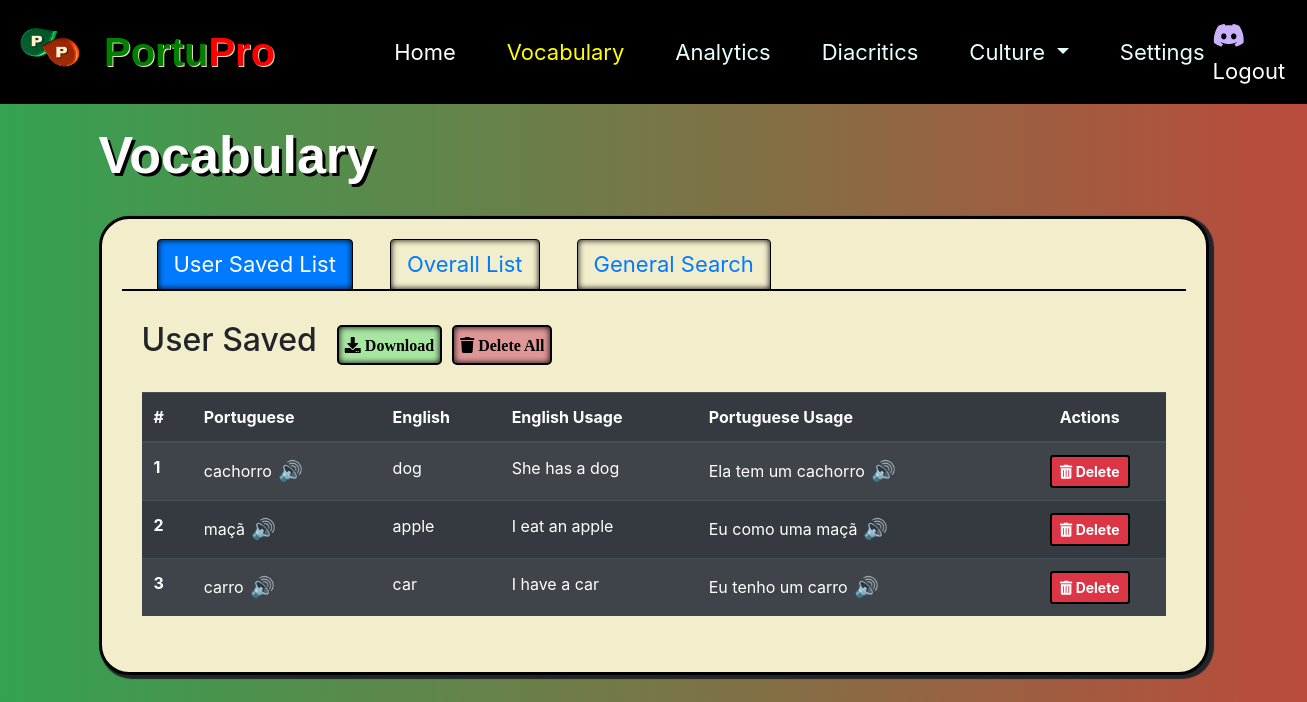
Page /vocab (signed in) on the committed database.
### mainsite/models.py (models this page shows, shortened)
class UserSavedWords(models.Model):
    word = models.ForeignKey(Word, on_delete=models.CASCADE, null=True, blank=True)
    user = models.ForeignKey(CustomUser, on_delete=models.CASCADE)
    custom_english = models.CharField(max_length=255, null=True, blank=True)
    custom_portuguese = models.CharField(max_length=255, null=True, blank=True)

class Word(models.Model):
    portuguese_word = models.CharField(max_length=255)
    english_translation = models.CharField(max_length=255)
    lesson = models.ForeignKey('Lesson', on_delete=models.CASCADE, blank=True, null=True)
    class Meta:
        ordering = ['id']

class ExampleUsage(models.Model):
    word = models.ForeignKey(Word, on_delete=models.CASCADE, related_name='example_usages')
    english_usage = models.TextField()
    portuguese_usage = models.TextField()

### mainsite/views.py (the view)
# urls.py: path('vocab', views.vocab, name='vocab'),
@login_required
def vocab(request):
    search_query = request.GET.get('query', None)
    search = request.GET.get('search', False)
    user_id = request.user.id
    user_saved_words = UserSavedWords.objects.filter(user=user_id).order_by('-id')
    if search == 'True':
        words = Word.objects.filter(portuguese_word__icontains=search_query)
    else:
        words = Word.objects.all()
    return render(request, 'mainsite/vocab.html', {'saved_words': user_saved_words, 'words': words})

### templates/mainsite/vocab.html (shortened to what this page needs)
{% load static %}
<!DOCTYPE html>
<html lang="en">
<head>
<link rel="stylesheet" href="https://stackpath.bootstrapcdn.com/bootstrap/4.3.1/css/bootstrap.min.css">
<link rel="stylesheet" href="https://use.fontawesome.com/releases/v5.15.3/css/all.css">
<link rel="stylesheet" href="https://cdnjs.cloudflare.com/ajax/libs/font-awesome/5.15.3/css/all.min.css">
<link rel="stylesheet" href="{% static 'architecture.css' %}">
<link rel="stylesheet" href="{% static 'dashboard.css' %}">
</head>
<body>
    <nav class="navbar navbar-expand-lg navbar-dark bg-black">
        <a class="navbar-brand" href="#">
          <img src="{% static 'Logo for Navbar.png' %}" alt="Logo" width="70" height="70" class="d-inline-block align-text-top" style="padding-top: 8px;">
          <h1><span class="text-green" style="margin-left: 10px;">Portu</span><span class="text-red">Pro</span></h1>
        </a>
        <div class="collapse navbar-collapse" id="navbarNav">
          <ul class="navbar-nav mr-auto" id="navbarUL">
            <li class="nav-item active">
              <a class="nav-link nb-item" href="/home">Home <span class="sr-only">(current)</span></a>
            </li>
            <li class="nav-item">
              <a class="nav-link active-tab nb-item" style="color: rgb(232, 255, 255);" href="/vocab">Vocabulary</a>
          </li>
          <li class="nav-item">
            <a class="nav-link nb-item" style="color: rgb(232, 255, 255);" href="/analytics">Analytics</a>
        </li>
        <li class="nav-item">
          <a class="nav-link nb-item" style="color: rgb(232, 255, 255);" href="/diacritics">Diacritics</a>
      </li>
          <li class="nav-item dropdown">
              <a class="nav-link dropdown-toggle nb-item" style="color: rgb(232, 255, 255);"  href="#" id="cultureDropdown" role="button" data-toggle="dropdown" aria-haspopup="true" aria-expanded="false">
                Culture
              </a>
          </li>
          <li class="nav-item">
            <a class="nav-link" style="color: rgb(232, 255, 255);" href="/settings">Settings</a>
        </li>
          </ul>
          <span class="navbar-text">
            <a href="#" id='discordHref' class="settings-link nb-item"  class="settings-link nb-item" style="font-size:26px; margin-right: 2em;" data-toggle="modal" data-target="#discordModal">
              <i id="discordLogo" class="fab fa-discord"></i>
          </a>
            <a href="/signout" class="settings-link nb-item" style="font-size:22px">Logout</a>
          </span>
        </div>
      </nav>
  <div class="container mt-3">
    <h1 class="mb-4 header">Vocabulary</h1>
    <div class="card mb-3 vocab-card">
        <div class="card-body">
            <ul class="nav nav-tabs" id="vocabTab" role="tablist">
                <li class="nav-item">
                    <a class="nav-link active" id="user-saved-tab" data-toggle="tab" href="#user-saved" role="tab" aria-controls="user-saved" aria-selected="true">User Saved List</a>
                </li>
                <li class="nav-item">
                    <a class="nav-link" id="overall-list-tab" data-toggle="tab" href="#overall-list" role="tab" aria-controls="overall-list" aria-selected="false">Overall List</a>
                </li>
                <li class="nav-item">
                    <a class="nav-link" id="general-search-tab" data-toggle="tab" href="#general-search" role="tab" aria-controls="general-search" aria-selected="false">General Search</a>
                </li>
            </ul>
            <div class="tab-content" id="myTabContent">
                <div class="tab-pane fade show active" id="user-saved" role="tabpanel" aria-labelledby="user-saved-tab">
                    <div style="display: flex; align-items: center; margin-top: 10px;">
                        <h2 style="margin-right: 20px;">User Saved</h2>
                        <button id="download-button">
                            <i class="fas fa-download"> Download</i>
                        </button>
                        <button id="delete-all-button" style="margin-left: 10px;">
                            <i class="fas fa-trash"> Delete All</i>
                        </button>
                    </div>
                    <form>
                        <div class="row mt-4">
                            <div class="col">
                                <div class="scrollable-table-container">
                                <table class="table table-dark table-striped user-saved-words-table">
                                    <thead>
                                        <tr>
                                            <th scope="col">#</th>
                                            <th scope="col">Portuguese</th>
                                            <th scope="col">English</th>
                                            <th scope="col">English Usage</th>
                                            <th scope="col">Portuguese Usage</th>
                                            <th scope="col"><center>Actions</center></th>
                                        </tr>
                                    </thead>
                                    <tbody>
                                        {% for word in saved_words %}
                                        <tr id="savedWordRow_{{word.id}}">
                                            <th scope="row">{{forloop.counter}}</th>
                                            <td>
                                                <span class="align-middle">
                                                {% if word.custom_portuguese %}
                                                    {{word.custom_portuguese}}
                                                    <button class="sound-button" id="speakBtn" onclick="convertTextToSpeech('{{word.custom_portuguese}}')">🔊</button>
                                                {% else %}
                                                    {{word.word.portuguese_word}}
                                                    <button class="sound-button" id="speakBtn" onclick="convertTextToSpeech('{{word.word.portuguese_word}}')">🔊</button>
                                                {% endif %}
                                                </span>
                                            </td>
                                            <td>
                                                <span class="align-middle">
                                                    {% if word.custom_english %}
                                                        {{word.custom_english}}
                                                    {% else %}
                                                        {{word.word.english_translation}}
                                                    {% endif %}
                                                </span>
                                            </td>
                                            {% with word.word.example_usages.all.first as usage %}
                                                <td>
                                                    <span class="align-middle">
                                                        {% if usage.english_usage %}
                                                            {{usage.english_usage}}
                                                        {% else %}
                                                            -
                                                        {% endif %}
                                                    </span>
                                                </td>
                                                <td>
                                                    <span class="align-middle">
                                                        {% if usage.portuguese_usage %}
                                                            {{usage.portuguese_usage}}
                                                            <button class="sound-button" id="speakBtn" onclick="convertTextToSpeech('{{usage.portuguese_usage}}')">🔊</button>
                                                        {% else %}
                                                            -
                                                        {% endif %}
                                                    </span>
                                                </td>
                                            {% endwith %}
                                            <td><center><button class="btn btn-danger btn-sm delete-button" id="deleteWord" data-id="{{word.id}}"><i class="fas fa-trash-alt"></i>      Delete</button></center></td>
                                        </tr>
                                        {% endfor %}
                                    </tbody>
                                </table>
                                </div>
                            </div>
                        </div>
                    </form>
                </div>
            </div>
        </div>
    </div>
  </div>
<div aria-live="polite" aria-atomic="true" style="position: fixed; top: 50%; left: 50%; transform: translate(-50%, -50%); min-height: 200px; z-index: 1050;">
</div>
</body>
</html>

### static/architecture.css (style rules this page uses)
.settings-link { color: #fff; }
html, body { height: 100%; margin: 0; padding: 0; }
body { background: linear-gradient(to right, #33A251, #BB4B3C); background-attachment: fixed; background-repeat: no-repeat; background-size: cover; }
.container { min-height: 100%; }
.navbar.bg-black { background-color: black !important; }
.navbar .nav-link.active-tab, .navbar .nav-link.active { color: yellow !important; background-color: transparent !important; }
.text-green { color: green; }
.text-red { color: red; }
.navbar-brand { text-decoration: none; }

### static/dashboard.css (style rules this page uses)
.settings-link { color: #fff; }
.nav-link { font-size:22px; margin-left:35px; }
.navbar-brand { display: flex; align-items: center; }
.navbar-brand img { margin-right: 8px; }
.navbar-brand h1 { margin-bottom: 0; }
html, body { height: 100%; margin: 0; padding: 0; }
body { background: linear-gradient(to right, #33A251, #BB4B3C); background-attachment: fixed; background-repeat: no-repeat; background-size: cover; }
.container { min-height: 100%; }
.navbar.bg-black { background-color: black !important; }
.navbar .nav-link.active-tab, .navbar .nav-link.active { color: yellow !important; background-color: transparent !important; }
#navbarUL { margin-left: 60px; }
.text-green { color: green; font-family: Arial, Helvetica, sans-serif; font-weight: bold; text-shadow: rgb(233, 225, 183) 1px 1px }
.text-red { color: red; font-family: Arial, Helvetica, sans-serif; font-weight: bold; text-shadow: rgb(233, 225, 183) 1px 1px }
.navbar-brand { text-decoration: none; }
.vocab-card { border-radius: 30px; box-shadow: 3px 2px 1px 2px; background-color: #f2edcb; margin-top: 30px; border: 3px solid black; }
#discordLogo { color: #cab2fb; }
#discordHref { text-decoration: none }

### templates/mainsite/vocab.html (style rules this page uses)
.sound-button { background: none; border: none; font-size: 20px; }
.align-middle { display: inline-flex; align-items: center; height: 100%; }
.nav-tabs .nav-item.show .nav-link, .nav-tabs .nav-link.active { background-color: #007bff; color: white; border-color: #000000 #000000 #000000; }
.nav-tabs .nav-link { border: 2px solid black; border-top-left-radius: 0.25rem; border-top-right-radius: 0.25rem; color: #007bff; margin-right: 2px; border-bottom: 1px solid black; }
.nav-tabs { border-bottom: 1px solid black; }
.tab-content > .tab-pane { padding: 20px; background: none; border: 0px solid black; border-top: none; }
#user-saved-tab, #overall-list-tab, #general-search-tab { border: 1px solid black; box-shadow: inset 0px 0px 6px 0px black; }
#deleteWord { font-weight: bold; border: 2px solid black; }
.scrollable-table-container { max-height: 450px; overflow-y: auto; overflow-x: hidden; }
.user-saved-words-table thead th { position: sticky; top: 0; background-color: #343a40; color: white; z-index: 1020; }
#download-button, #delete-all-button { border-radius: 5px; border: 2px solid black; box-shadow: inset 0px 0px 6px 0px black; height: 40px; }
#download-button { background-color: rgb(167, 230, 161); }
#delete-all-button { background-color:rgb(223, 150, 150) }
#vocabTab { border-bottom: 2px solid black; }
#discordLogo { color: #cab2fb; }
#discordHref { text-decoration: none }
.header { color: #ffffff; font-family: Arial, Helvetica, sans-serif ; font-weight: bold; font-size:52px; text-shadow: 3px 3px #000000; margin-top: 20px; }

### rows in the picture
UserSavedWords: word.portuguese_word "cachorro", word.english_translation "dog", word.example_usages.all.first.english_usage "She has a dog", word.example_usages.all.first.portuguese_usage "Ela tem um cachorro"
UserSavedWords: word.portuguese_word "maçã", word.english_translation "apple", word.example_usages.all.first.english_usage "I eat an apple", word.example_usages.all.first.portuguese_usage "Eu como uma maçã"
UserSavedWords: word.portuguese_word "carro", word.english_translation "car", word.example_usages.all.first.english_usage "I have a car", word.example_usages.all.first.portuguese_usage "Eu tenho um carro"
